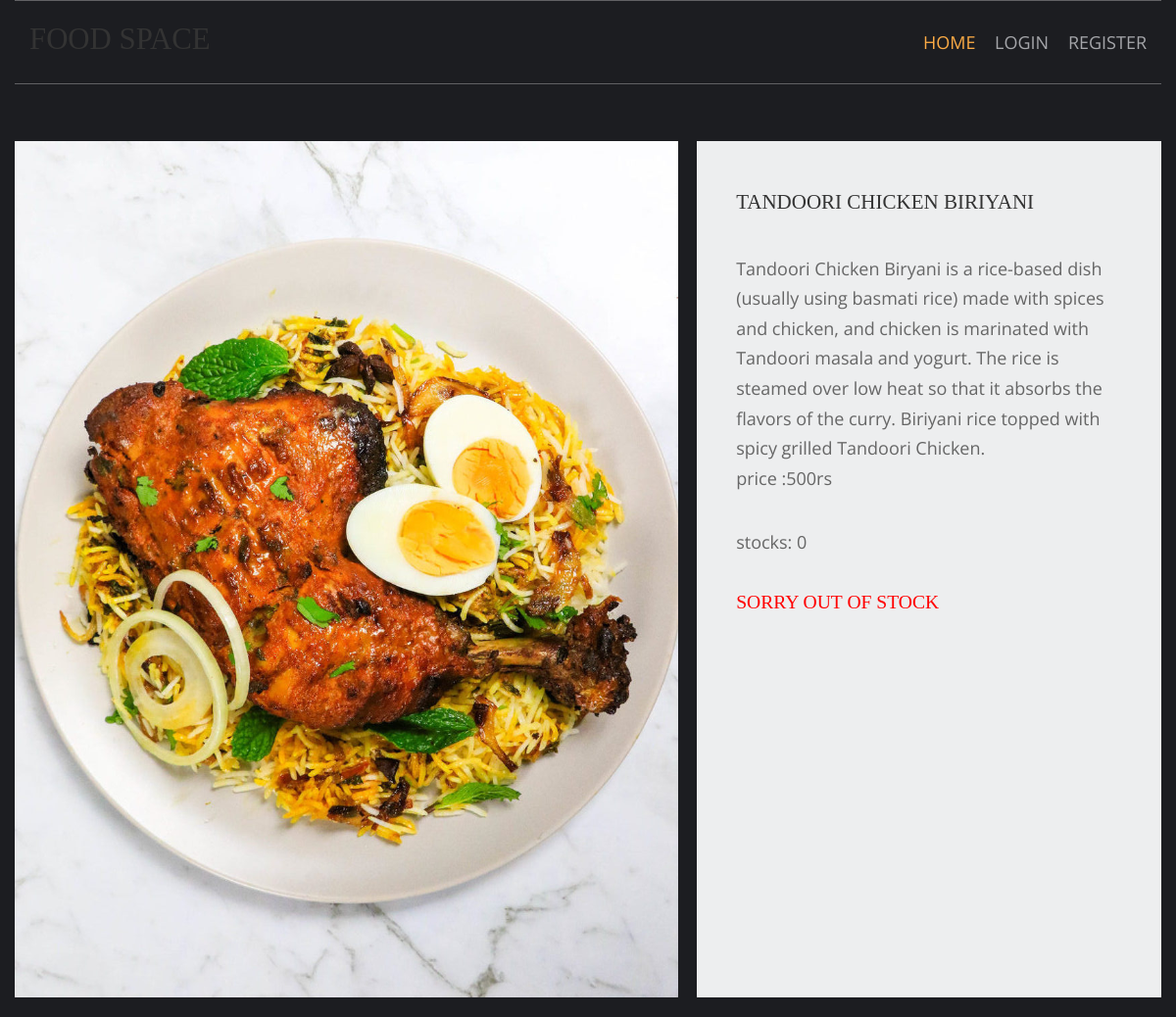
Screenshot of /biriyani/tandoori-chicken-biriyani with the database file from the repository.
### home/models.py (models this page shows, shortened)
class prod(models.Model):
    name=models.CharField(max_length=120,unique=True)
    slug=models.SlugField(max_length=120,unique=True)
    img=models.ImageField(upload_to='product')
    desc=models.TextField()
    stock=models.IntegerField()
    available=models.BooleanField()
    price=models.IntegerField()
    category=models.ForeignKey(catg,on_delete=models.CASCADE)

### home/views.py (the view)
# urls.py: path('<slug:c_slug>/<slug:product_slug>',views.prodDetails,name='details'),
def prodDetails(request,c_slug,product_slug):
    try:
        pro=prod.objects.get(category__slug=c_slug,slug=product_slug)
    except Exception as e:
        raise e
    return render(request,'item.html',{'pr':pro})

### templates/item.html (shortened to what this page needs)
{% extends 'base.html' %}
{% load static %}
{% block content %}
<html lang="en">
<head>
    <link href="{% static 'pr/fontawesome/css/all.min.css' %}" rel="stylesheet" />
    <link href="{% static 'pr/css/templatemo-comparto.css' %}" rel="stylesheet" />
</head>
<body>
<br></br>
        <section class="tm-mb-1" id="about">
            <div class="tm-row tm-about-row">
                <div class="tm-section-1-l">
                    <img src="{{pr.img.url}}" alt="About image" class="tm-img-responsive">
                </div>
                <article class="tm-section-1-r tm-bg-color-8">
                    <h2 class="tm-mb-2 tm-title-color">{{pr.name}}</h2>
                    <p>{{pr.desc}} <br>price :{{pr.price}}rs</p>
                    <p>stocks: {{pr.stock}}</p>
                    {% if pr.stock <= 0 %}
                    <h1 style="color:red">sorry out of stock</h1>
                    {% else %}
                    <a href="{% url 'addcart' pr.id %}" class="tm-btn tm-btn-1 tm-link-to-services">ADD to cart</a>
                    {% endif %}
                </article>
            </div>
        </section>
</body>
</html>
{% endblock %}

### static/hm/layout/styles/layout.css (style rules this page uses)
*, *::before, *::after { transition:all .3s ease-in-out; }
body { color:#A5A6AA; background-color:#1C1D21; }

### static/pr/css/templatemo-comparto.css (style rules this page uses)
*, *::before, *::after { box-sizing: border-box; outline: none; }
ul, h1, h2, h3, h4, p, figure { padding: 0; margin: 0; }
body { font-family: 'Open Sans', Arial, sans-serif; font-size: 18px; overflow-x: hidden; padding-left: 15px; padding-right: 15px; margin: 0; }
h2 { font-size: 1.5rem; }
p { color: #666; line-height: 1.7; margin-bottom: 35px; }
h1, h2, h3, h4, h5, h6 { color: #333; }
.tm-mb-1 { margin-bottom: 20px; }
.tm-mb-2 { margin-bottom: 40px; }
.tm-bg-color-8 { background-color: #EDEEEF; }
.tm-img-responsive { max-width: 100%; height: auto; }
.tm-section-1-l { width: 57.85%; margin-right: 1.65%; }
.tm-section-1-r { padding: 50px 40px; width: 40.5%; }
.tm-row { display: flex; }

### static/hm/layout/styles/framework.css (style rules this page uses)
html { overflow-y:scroll; overflow-x:hidden; }
html, body { margin:0; padding:0; font-size:14px; line-height:1.6em; }
*, *::before, *::after { box-sizing:border-box; }
img { width:auto; max-width:100%; height:auto; margin:0; padding:0; border:none; line-height:normal; vertical-align:middle; }
body, input, textarea, select { font-family:Verdana, Geneva, sans-serif; }
h1, h2, h3, h4, h5, h6, .heading { font-family:Georgia, "Times New Roman", Times, serif; }
::placeholder { opacity:1; }
h1, h2, h3, h4, h5, h6, .heading { margin:0 0 20px 0; font-size:1.4rem; line-height:normal; font-weight:normal; text-transform:uppercase; }
address, article, aside, figcaption, figure, footer, header, main, nav, section { display:block; margin:0; padding:0; }

### rows the page displays
prod: img (picture), name "TANDOORI CHICKEN BIRIYANI", desc "Tandoori Chicken Biryani is a rice-based dish (usually using basmati rice) made with spices and chicken, and chicken is marinated with Tandoori masala and yogurt. The rice is steamed over low heat so that it absorbs the flavors of the curry. Biriyani rice topped with spicy grilled Tandoori Chicken.", price "500", stock "0"
